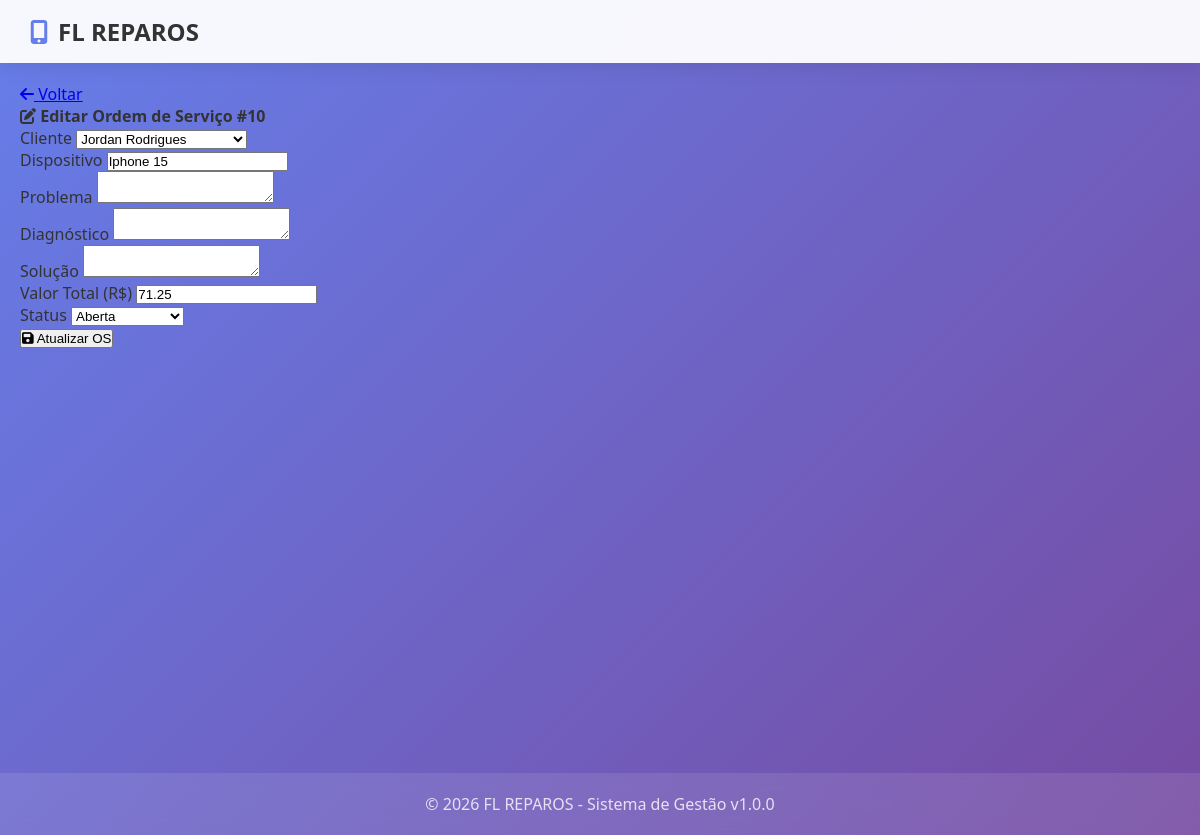
The app's page /modules/service_orders/edit.php?id=10 with its own data.
### tables this page shows
CREATE TABLE `service_orders` (
  `id` int(11) NOT NULL AUTO_INCREMENT,
  `customer_id` int(11) NOT NULL,
  `entry_datetime` datetime NOT NULL DEFAULT current_timestamp(),
  `exit_datetime` datetime DEFAULT NULL,
  `user_id` int(11) NOT NULL,
  `device` varchar(200) NOT NULL,
  `device_type` varchar(50) DEFAULT 'celular',
  `problem` text NOT NULL,
  `diagnosis` text DEFAULT NULL,
  `solution` text DEFAULT NULL,
  `total_cost` decimal(10,2) DEFAULT 0.00,
  `discount` decimal(10,2) DEFAULT 0.00,
  `payment_method` enum('dinheiro','pix','cartao_credito','cartao_debito') DEFAULT NULL,
  `payment_methods` text DEFAULT NULL,
  `installments` int(11) DEFAULT 1,
  `status` enum('open','in_progress','completed','invoiced','delivered','cancelled') DEFAULT 'open',
  `technical_report` text DEFAULT NULL,
  `reported_problem` text DEFAULT NULL,
  `customer_observations` text DEFAULT NULL,
  `internal_observations` text DEFAULT NULL,
  `device_powers_on` enum('sim','nao') DEFAULT 'sim',
  `device_password` varchar(100) DEFAULT NULL,
  `password_pattern` varchar(50) DEFAULT NULL,
  `checklist_case` tinyint(1) DEFAULT 0,
  `checklist_screen_protector` tinyint(1) DEFAULT 0,
  `checklist_camera` tinyint(1) DEFAULT 0,
  `checklist_housing` tinyint(1) DEFAULT 0,
  `checklist_lens` tinyint(1) DEFAULT 0,
  `checklist_battery` tinyint(1) DEFAULT 0,
  `checklist_buttons` tinyint(1) DEFAULT 0,
  `checklist_chip_tray` tinyint(1) DEFAULT 0,
  `checklist_charger` tinyint(1) DEFAULT 0,
  `checklist_headphones` tinyint(1) DEFAULT 0,
  `technician_name` varchar(100) DEFAULT NULL,
  `assistant_name` varchar(100) DEFAULT NULL,
  `created_at` timestamp NULL DEFAULT current_timestamp(),
  `updated_at` timestamp NULL DEFAULT current_timestamp() ON UPDATE current_timestamp(),
  `warranty_expiration` date DEFAULT NULL,
  `change_amount` decimal(10,2) DEFAULT 0.00,
  `deposit_amount` decimal(10,2) DEFAULT 0.00,
  `checklist_lens_condition` varchar(100) DEFAULT NULL,
  `checklist_back_cover` varchar(200) DEFAULT NULL,
  `checklist_screen` tinyint(1) DEFAULT 0,
  `checklist_connector` tinyint(1) DEFAULT 0,
  `checklist_camera_front_back` varchar(50) DEFAULT NULL,
  `checklist_face_id` tinyint(1) DEFAULT 0,
  `checklist_sim_card` tinyint(1) DEFAULT 0,
  `warranty_period` varchar(50) DEFAULT '90 dias',
  `image` varchar(255) DEFAULT NULL,
  `attendant_name` varchar(100) DEFAULT NULL,
  PRIMARY KEY (`id`),
  KEY `customer_id` (`customer_id`),
  KEY `user_id` (`user_id`),
  CONSTRAINT `service_orders_ibfk_1` FOREIGN KEY (`customer_id`) REFERENCES `customers` (`id`),
  CONSTRAINT `service_orders_ibfk_2` FOREIGN KEY (`user_id`) REFERENCES `users` (`id`)
);

CREATE TABLE `customers` (
  `id` int(11) NOT NULL AUTO_INCREMENT,
  `name` varchar(100) NOT NULL,
  `cpf_cnpj` varchar(18) DEFAULT NULL,
  `phone` varchar(20) DEFAULT NULL,
  `birth_date` date DEFAULT NULL,
  `email` varchar(100) DEFAULT NULL,
  `address` text DEFAULT NULL,
  `neighborhood` varchar(100) DEFAULT NULL,
  `city` varchar(100) DEFAULT NULL,
  `state` varchar(2) DEFAULT NULL,
  `zipcode` varchar(10) DEFAULT NULL,
  `notes` text DEFAULT NULL,
  `created_at` timestamp NULL DEFAULT current_timestamp(),
  `updated_at` timestamp NULL DEFAULT current_timestamp() ON UPDATE current_timestamp(),
  `deleted_at` timestamp NULL DEFAULT NULL COMMENT 'Data de deleção (soft delete)',
  PRIMARY KEY (`id`),
  KEY `idx_deleted_at` (`deleted_at`)
);

### modules/service_orders/edit.php (the view, shortened to what this page needs)
<?php
include('../../config/database.php');
include('../../includes/header.php');
$id = $_GET['id'];
$stmt = $conn->prepare("SELECT * FROM service_orders WHERE id = ?");
$stmt->execute([$id]);
$order = $stmt->fetch(PDO::FETCH_ASSOC);
$stmt_clients = $conn->prepare("SELECT id, name FROM customers ORDER BY name ASC");
$stmt_clients->execute();
$customers = $stmt_clients->fetchAll(PDO::FETCH_ASSOC);
?>
<div class="container mt-4">
    <div class="d-flex justify-content-between align-items-center mb-3">
        <div>
            <a href="index.php" class="btn btn-secondary me-2">
                <i class="fas fa-arrow-left"></i> Voltar
            </a>
            <h4 class="d-inline"><i class="fas fa-edit"></i> Editar Ordem de Serviço #<?= htmlspecialchars($order['id']) ?></h4>
        </div>
    </div>
    <div class="card shadow-sm rounded-3">
        <div class="card-body">
            <form method="POST">
                <div class="row mb-3">
                    <div class="col-md-6">
                        <label class="form-label">Cliente</label>
                        <select name="customer_id" class="form-control" required>
                            <?php foreach ($customers as $customer): ?>
                                <option value="<?= $customer['id'] ?>"
                                    <?= ($customer['id'] == $order['customer_id']) ? 'selected' : '' ?>>
                                    <?= htmlspecialchars($customer['name']) ?>
                                </option>
                            <?php endforeach; ?>
                        </select>
                    </div>
                    <div class="col-md-6">
                        <label class="form-label">Dispositivo</label>
                        <input type="text" name="device" value="<?= htmlspecialchars($order['device']) ?>" class="form-control" required>
                    </div>
                </div>
                <div class="row mb-3">
                    <div class="col-md-6">
                        <label class="form-label">Problema</label>
                        <textarea name="problem" class="form-control" required><?= htmlspecialchars($order['problem']) ?></textarea>
                    </div>
                    <div class="col-md-6">
                        <label class="form-label">Diagnóstico</label>
                        <textarea name="diagnosis" class="form-control"><?= htmlspecialchars($order['diagnosis']) ?></textarea>
                    </div>
                </div>
                <div class="row mb-3">
                    <div class="col-md-6">
                        <label class="form-label">Solução</label>
                        <textarea name="solution" class="form-control"><?= htmlspecialchars($order['solution']) ?></textarea>
                    </div>
                    <div class="col-md-3">
                        <label class="form-label">Valor Total (R$)</label>
                        <input type="number" step="0.01" name="total_cost" value="<?= htmlspecialchars($order['total_cost']) ?>" class="form-control">
                    </div>
                    <div class="col-md-3">
                        <label class="form-label">Status</label>
                        <select name="status" class="form-control">
                            <?php
                            $statuses = [
                                'open' => 'Aberta',
                                'in_progress' => 'Em andamento',
                                'completed' => 'Concluída',
                                'delivered' => 'Entregue',
                                'cancelled' => 'Cancelada'
                            ];
                            foreach ($statuses as $value => $label): ?>
                                <option value="<?= $value ?>" <?= ($order['status'] == $value) ? 'selected' : '' ?>>
                                    <?= $label ?>
                                </option>
                            <?php endforeach; ?>
                        </select>
                    </div>
                </div>
                <div class="text-end">
                    <button type="submit" class="btn btn-primary">
                        <i class="fas fa-save"></i> Atualizar OS
                    </button>
                </div>
            </form>
        </div>
    </div>
</div>
<?php include('../../includes/footer.php'); ?>

### assets/css/main.css (style rules this page uses)
* { margin: 0; padding: 0; box-sizing: border-box; }
body { font-family: 'Segoe UI', Tahoma, Geneva, Verdana, sans-serif; background: linear-gradient(135deg, #667eea 0%, #764ba2 100%); min-height: 100vh; color: #333; }
.container { max-width: 1400px; margin: 0 auto; padding: 20px; }

### includes/header.php (style rules this page uses)
* { margin: 0; padding: 0; box-sizing: border-box; }
body { font-family: 'Segoe UI', Tahoma, Geneva, Verdana, sans-serif; background: linear-gradient(135deg, #667eea 0%, #764ba2 100%); min-height: 100vh; }

### records on screen
service_orders: id "10", customer_id "Jordan Rodrigues", device "Iphone 15", total_cost "71.25", status "Aberta"

### other values on screen
APP_NAME "FL REPAROS"
APP_VERSION "1.0.0"
